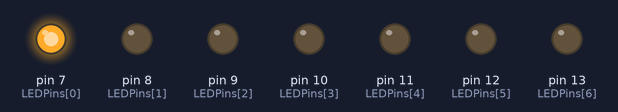
Recording of a sketch running on a simulated Arduino Uno, built with avr-gcc and run on an emulated ATmega328P. On the bench: output pins drawn as LEDs (lit = HIGH).

Above: at 0.5 s.
At 1.5 s:
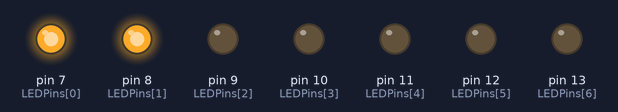
At 5.5 s:
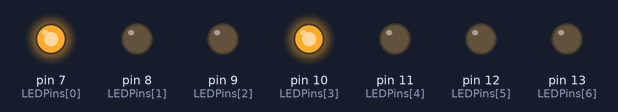
At 9.5 s:
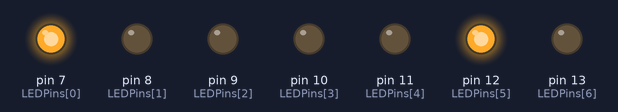
At 13.5 s:
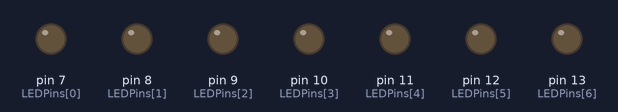
At 17.5 s:
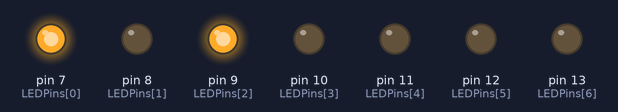
Timing chart, 0 to 18.2 s (numbered marks = the images above):
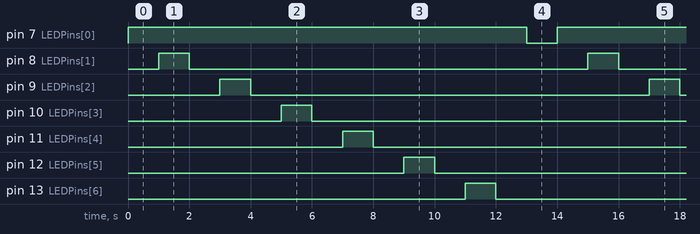

Measured:
- by itself, pin 7 (LEDPins[0]): alternates HIGH for 13.0 s and LOW for 1.0 s
- by itself, pin 8 (LEDPins[1]), pin 9 (LEDPins[2]), pin 10 (LEDPins[3]), pin 11 (LEDPins[4]), pin 12 (LEDPins[5]), pin 13 (LEDPins[6]): alternates HIGH for 1.0 s and LOW for 13.0 s
- by itself, everything shown: repeats every 14.0 s, in 14 steps

The sketch:

RLGLV2_Debug_LED_20230618104816.ino
```cpp
/*
 * Creator:     	Preston Gilmore/KYle Hawthorne
 * Last updated:	13 September 2022/ 21 January 2023
 * Project Name:	Red-Light Green-Light
*/

// constants won't change. They're used here to set pin numbers:
const int gamePowerPin = A1;    // the number of the game on/off Pin
const int gameSelectPin = A3;   // the number of the game select Pin (Game one/two)
const int switchPin = A0; 	    // the number of the Reset Game Switch on Remote
const int buttonPinP1 = 2; 	    // the number of the pushbutton pin - Player 1
const int buttonPinP2 = 5; 	    // the number of the pushbutton pin - Player 2
                                          // Index =>             0                   1                   2                 3                    4                    5                 6
const int LEDPins [7] = {7, 8, 9, 10, 11, 12, 13};    // { Arduino Game Light, Green LED PLayer 1, Yellow LED Player 1, Red LED Player 1, Green LED Player 2, Yellow LED Player 2, Red LED PLayer 2}
const int NumberOfLEDS = (sizeof(LEDPins)/sizeof(LEDPins[0]));

// Game constants
const int distanceToWin = 10000;
const int afterGameWaitTime = 5000;     // 5 Seconds

// Game variables
int P1Wins = 0;
int P2Wins = 0;
int P1Distance = 0;
int P2Distance = 0;
bool didP1Lose = false;
bool didP2Lose = false;
bool isNewGame = true;
int randomDuration = 0;
int gameState = 1;
int previousGameState = 1;


void setup() {
  Serial.begin(9600);
  randomSeed(analogRead(0));

  // initialize the LED pins as outputs:
  for (int i = 0; i < NumberOfLEDS; i++) {
    pinMode(LEDPins[i], OUTPUT);
  }

  // initialize the pushbutton pin as an input:
  pinMode(gamePowerPin, INPUT_PULLUP);
  pinMode(gameSelectPin, INPUT_PULLUP);
  pinMode(switchPin, INPUT_PULLUP);
  pinMode(buttonPinP2, INPUT_PULLUP);
  pinMode(buttonPinP1, INPUT_PULLUP);
}

void loop() {

  // Wait for Game Switch to Be Turned on
  digitalWrite(LEDPins[0], HIGH);
  delay(1000);
  digitalWrite(LEDPins[1], HIGH);
  delay(1000);
  digitalWrite(LEDPins[1], LOW);
  delay(1000);
  digitalWrite(LEDPins[2], HIGH);
  delay(1000);
  digitalWrite(LEDPins[2], LOW);
  delay(1000);
  digitalWrite(LEDPins[3], HIGH);
  delay(1000);
  digitalWrite(LEDPins[3], LOW);
  delay(1000);
  digitalWrite(LEDPins[4], HIGH);
  delay(1000);
  digitalWrite(LEDPins[4], LOW);
  delay(1000);
  digitalWrite(LEDPins[5], HIGH);
  delay(1000);
  digitalWrite(LEDPins[5], LOW);
  delay(1000);
  digitalWrite(LEDPins[6], HIGH);
  delay(1000);
  digitalWrite(LEDPins[6], LOW);
  delay(1000);
  digitalWrite(LEDPins[0], LOW);
  delay(1000);
  if(gamePowerPin == HIGH) {                            // While Game Pin Off....
    for (int i = 0; i < NumberOfLEDS; i++) {            // Turn Off All LED Relays (Leaves on normal light operations)
      digitalWrite(LEDPins[i], LOW);
    }
    P1Wins = 0;                                         // Reset All Game Variables
    P2Wins = 0;
    P1Distance = 0;
    P2Distance = 0;
    didP1Lose = false;
    didP2Lose = false;
    isNewGame = true;
  }
  if(gamePowerPin == LOW) {                              // Is Game turned on?
    digitalWrite(LEDPins[0], HIGH);                      // Turn on Game LED
    gameState = digitalRead(gameSelectPin);              // Read Game Select Switch
    if(gameState != previousGameState) {
      P1Wins = 0;                                        // Reset All Game Variables if Game Changed
      P2Wins = 0;
      P1Distance = 0;
      P2Distance = 0;
      didP1Lose = false;
      didP2Lose = false;
      isNewGame = true;

      previousGameState = gameState;                      // Reset Previous Game State
    }
    /* if (digitalRead(gameSelectPin) == 1) {                             // Game 1 Selected

      // Wait for a user to turn the game switch on
      while(digitalRead(switchPin) == HIGH) {
	      digitalWrite(LEDPins[1], LOW);      // P1 Green On
	      digitalWrite(LEDPins[3], LOW);      // P1 Red On
 	      digitalWrite(LEDPins[4], LOW);      // P2 Green On
	      digitalWrite(LEDPins[6], LOW);      // P2 Red On
	      delay(2000);
	      digitalWrite(LEDPins[1], HIGH);     // P1 Green Off
	      digitalWrite(LEDPins[3], HIGH);     // P1 Red Off
 	      digitalWrite(LEDPins[4], HIGH);     // P2 Green Off
	      digitalWrite(LEDPins[6], HIGH);     // P2 Red Off
	      delay(1000);
      }
      // Start new game
     while(digitalRead(switchPin) == LOW) {
	    // If new game, play the starting sequence
	      if(isNewGame) {
  	     // 1 2 3 Go!!!
  	      for(int i = 0; i < 3; i++) {
	          digitalWrite(LEDPins[3], LOW);      // P1 Red On
            digitalWrite(LEDPins[6], LOW);      // P2 Red On
    	      delay(100);
	          digitalWrite(LEDPins[3], HIGH);     // P1 Red Off
  	        digitalWrite(LEDPins[6], HIGH);     // P2 Red Off
      	    delay(900);
  	      }
  	      isNewGame = false;
  	    }

	      // Green light!!!
	      randomDuration = random(1000, 4000);
  	    for(int i = 0; i < randomDuration; i++) {
    	    digitalWrite(LEDPins[1], LOW);        // P1 Green On
          digitalWrite(LEDPins[4], LOW);        // P2 Green On

  	      // Increase the player distance while their button is held down
  	      if(digitalRead(buttonPinP1) == LOW) {
      	    P1Distance++;
  	      }
  	      if(digitalRead(buttonPinP2) == LOW) {
    	     P2Distance++;
  	      }
  	      if(P1Distance >= distanceToWin || P2Distance >= distanceToWin) {
    	     break;
  	      }
 	 	      delay(1);
	      }

	      // Turn the green light off and give a brief reaction time buffer
	      digitalWrite(LEDPins[1], HIGH);         // P1 Green Off
        digitalWrite(LEDPins[4], HIGH);         // P2 Green Off
	      delay(100);

	      // If game over, display results
	      if(P1Distance >= distanceToWin && P2Distance >= distanceToWin) {
  	      for(int i = 0; i < 3; i++) {
    	      digitalWrite(LEDPins[1], LOW);      // P1 Green On
            digitalWrite(LEDPins[4], LOW);      // P2 Green On
    	      delay(100);
	          digitalWrite(LEDPins[1], HIGH);     // P1 Green Off
            digitalWrite(LEDPins[4], HIGH);     // P2 Green Off
    	      delay(100);
  	      }
  	      P2Wins++;
  	      P1Wins++;
  	      digitalWrite(LEDPins[2], LOW);        // P1 Yellow On
          digitalWrite(LEDPins[5], LOW);        // P2 Yellow On
 	   	    isNewGame = true;
	      }
	      else if(P1Distance >= distanceToWin) {
  	      for(int i = 0; i < 3; i++) {
    	      digitalWrite(LEDPins[1], LOW);      // P1 Green On
            digitalWrite(LEDPins[4], LOW);      // P2 Green On
    	      delay(100);
	          digitalWrite(LEDPins[1], HIGH);     // P1 Green Off
            digitalWrite(LEDPins[4], HIGH);     // P2 Green Off
    	     delay(100);
        	}
          P1Wins++;
  	      digitalWrite(LEDPins[2], LOW);        // P1 Yellow On
 	       	isNewGame = true;
      	}
	      else if(P2Distance >= distanceToWin) {
        	for(int i = 0; i < 3; i++) {
    	     digitalWrite(LEDPins[1], LOW);      // P1 Green On
           digitalWrite(LEDPins[4], LOW);      // P2 Green On
        	  delay(100);
	         digitalWrite(LEDPins[1], HIGH);     // P1 Green Off
           digitalWrite(LEDPins[4], HIGH);     // P2 Green Off
        	  delay(100);
  	      }
        	P2Wins++;
  	      digitalWrite(LEDPins[5], LOW);        // P2 Yellow on
        	isNewGame = true;
	      }

	      // If the game is decided, exit the game loop
	      if(isNewGame) {
          break;
	      }

	      // Red light!!!
	      randomDuration = random(1000, 4000);
	      for(int i = 0; i < randomDuration; i++) {
	        digitalWrite(LEDPins[3], LOW);        // P1 Red On
          digitalWrite(LEDPins[6], LOW);        // P2 Red On

  	      // If a player is still holding down the button they lose
  	      if(digitalRead(buttonPinP1) == LOW) {
    	      didP1Lose = true;
  	      }
  	      if(digitalRead(buttonPinP2) == LOW) {
          	didP2Lose = true;
  	      }

  	      // If either player lost, end the game
  	      if(didP1Lose == true || didP2Lose == true) {
    	      break;
  	      }
 	   	    delay(1);
	      }

	      // Turn the red light off and give a brief reaction time buffer
        digitalWrite(LEDPins[3], HIGH);         // P1 Red Off
        digitalWrite(LEDPins[6], HIGH);         // P2 Red Off
	      delay(100);

	      // If game over, display results
	      if(didP1Lose && didP2Lose) {
  	      for(int i = 0; i < 3; i++) {
	          digitalWrite(LEDPins[3], LOW);      // P1 Red On
  	        digitalWrite(LEDPins[6], LOW);      // P2 Red On
    	      delay(100);
	          digitalWrite(LEDPins[3], HIGH);     // P1 Red Off
  	        digitalWrite(LEDPins[6], HIGH);     // P2 Red Off
    	      delay(100);
    	    }
  	      isNewGame = true;
	      }
	      else if(didP1Lose) {
  	      for(int i = 0; i < 3; i++) {
	          digitalWrite(LEDPins[3], LOW);      // P1 Red On
  	        digitalWrite(LEDPins[6], LOW);      // P2 Red On
    	      delay(100);
	          digitalWrite(LEDPins[3], HIGH);     // P1 Red Off
  	        digitalWrite(LEDPins[6], HIGH);     // P2 Red Off
    	      delay(100);
  	      }
  	      P2Wins++;
  	      digitalWrite(LEDPins[5], LOW);        // P2 Yellow On
    	    isNewGame = true;
	      }
	      else if(didP2Lose) {
  	      for(int i = 0; i < 3; i++) {
	          digitalWrite(LEDPins[3], LOW);      // P1 Red On
  	        digitalWrite(LEDPins[6], LOW);      // P2 Red On
    	      delay(100);
	          digitalWrite(LEDPins[3], HIGH);     // P1 Red Off
  	        digitalWrite(LEDPins[6], HIGH);     // P2 Red Off
    	      delay(100);
    	    }
        	P1Wins++;
  	      digitalWrite(LEDPins[2], LOW);        // P1 Yellow On
    	    isNewGame = true;
  	    }

	      //If the game is decided, exit the game loop
	      if(isNewGame) {
  	      break;
	      }
      } //End of the game loop

      //Reset game values
      P1Distance = 0;
      P2Distance = 0;
      didP1Lose = false;
      didP2Lose = false;
      isNewGame = true;

      //Wait for the user to turn the game switch off
      while(digitalRead(switchPin) == LOW) {
	      delay(1);
      }

      //Turn off All LEDs (Keep Game Power Light On)
      for (int i = 0; i < NumberOfLEDS; i++) {
       digitalWrite(LEDPins[i], HIGH);
      }
      delay(1000);

      //Blink each corresponding LED to the amount of wins that player has
      for(int i = 0; i < P1Wins || i < P2Wins; i++) {
	      if(i < P1Wins) {
  	      digitalWrite(LEDPins[2], LOW);      // P1 Yellow on
	      }
	      if(i < P2Wins) {
  	      digitalWrite(LEDPins, LOW);         // P2 Yellow On
	      }
  	    delay(100);
        for (int i = 0; i < NumberOfLEDS; i++) {    // Turn off LEDS
          digitalWrite(LEDPins[i], HIGH);
        }
	      delay(900);
      }
    }
    if(digitalRead(gameSelectPin) == 0) {                        // Game 2 Selected

    // Wait for a user to turn the game switch on
      while(digitalRead(switchPin) == HIGH) {
	      digitalWrite(LEDPins[1], LOW);      // P1 Green On
	      digitalWrite(LEDPins[3], LOW);      // P1 Red On
 	      digitalWrite(LEDPins[4], LOW);      // P2 Green On
	      digitalWrite(LEDPins[6], LOW);      // P2 Red On
	      delay(2000);
	      digitalWrite(LEDPins[1], HIGH);     // P1 Green Off
	      digitalWrite(LEDPins[3], HIGH);     // P1 Red Off
 	      digitalWrite(LEDPins[4], HIGH);     // P2 Green Off
	      digitalWrite(LEDPins[6], HIGH);     // P2 Red Off
	      delay(1000);
      }
      // Start new game
     while(digitalRead(switchPin) == LOW) {
	    // If new game, play the starting sequence
	      if(isNewGame) {
  	     // 1 2 3 Go!!!
  	      for(int i = 0; i < 3; i++) {
	          digitalWrite(LEDPins[3], LOW);      // P1 Red On
            digitalWrite(LEDPins[6], LOW);      // P2 Red On
    	      delay(100);
	          digitalWrite(LEDPins[3], HIGH);     // P1 Red Off
  	        digitalWrite(LEDPins[6], HIGH);     // P2 Red Off
      	    delay(900);
  	      }
  	      isNewGame = false;
  	    }

	      // Green light!!!
	      randomDuration = random(1000, 4000);
  	    for(int i = 0; i < randomDuration; i++) {
    	    digitalWrite(LEDPins[1], LOW);        // P1 Green On
          digitalWrite(LEDPins[4], LOW);        // P2 Green On

  	      // Check to See if a player has hit the button
  	      if(digitalRead(buttonPinP1) == LOW) {
      	    if(P2Distance >= distanceToWin) {
              P1Distance = 0;
            } else {
              P1Distance = distanceToWin;
            }
  	      }
  	      if(digitalRead(buttonPinP2) == LOW) {
    	      if(P1Distance >= distanceToWin) {
              P2Distance = 0;
            } else {
              P2Distance = distanceToWin;
            }
  	      }
  	      if(P1Distance >= distanceToWin || P2Distance >= distanceToWin) {
    	     break;
  	      }
 	 	      delay(1);
	      }

	      // Turn the green light off and give a brief reaction time buffer
	      digitalWrite(LEDPins[1], HIGH);         // P1 Green Off
        digitalWrite(LEDPins[4], HIGH);         // P2 Green Off
	      delay(100);

	      // If game over, display results
	      if(P1Distance >= distanceToWin && P2Distance >= distanceToWin) {
  	      for(int i = 0; i < 3; i++) {
    	      digitalWrite(LEDPins[1], LOW);      // P1 Green On
            digitalWrite(LEDPins[4], LOW);      // P2 Green On
    	      delay(100);
	          digitalWrite(LEDPins[1], HIGH);     // P1 Green Off
            digitalWrite(LEDPins[4], HIGH);     // P2 Green Off
    	      delay(100);
  	      }
  	      P2Wins++;
  	      P1Wins++;
  	      digitalWrite(LEDPins[2], LOW);        // P1 Yellow On
          digitalWrite(LEDPins[5], LOW);        // P2 Yellow On
 	   	    isNewGame = true;
	      }
	      else if(P1Distance >= distanceToWin) {
  	      for(int i = 0; i < 3; i++) {
    	      digitalWrite(LEDPins[1], LOW);      // P1 Green On
            digitalWrite(LEDPins[4], LOW);      // P2 Green On
    	      delay(100);
	          digitalWrite(LEDPins[1], HIGH);     // P1 Green Off
            digitalWrite(LEDPins[4], HIGH);     // P2 Green Off
    	     delay(100);
        	}
          P1Wins++;
  	      digitalWrite(LEDPins[2], LOW);        // P1 Yellow On
 	       	isNewGame = true;
      	}
	      else if(P2Distance >= distanceToWin) {
        	for(int i = 0; i < 3; i++) {
    	     digitalWrite(LEDPins[1], LOW);      // P1 Green On
           digitalWrite(LEDPins[4], LOW);      // P2 Green On
        	  delay(100);
	         digitalWrite(LEDPins[1], HIGH);     // P1 Green Off
           digitalWrite(LEDPins[4], HIGH);     // P2 Green Off
        	  delay(100);
  	      }
        	P2Wins++;
  	      digitalWrite(LEDPins[5], LOW);        // P2 Yellow on
        	isNewGame = true;
	      }

	      // If the game is decided, exit the game loop
	      if(isNewGame) {
          break;
	      }

	      // Red light!!!
	      randomDuration = random(1000, 4000);
	      for(int i = 0; i < randomDuration; i++) {
	        digitalWrite(LEDPins[3], LOW);        // P1 Red On
          digitalWrite(LEDPins[6], LOW);        // P2 Red On

  	      // If a player is still holding down the button they lose
  	      if(digitalRead(buttonPinP1) == LOW) {
    	      didP1Lose = true;
  	      }
  	      if(digitalRead(buttonPinP2) == LOW) {
          	didP2Lose = true;
  	      }

  	      // If either player lost, end the game
  	      if(didP1Lose == true || didP2Lose == true) {
    	      break;
  	      }
 	   	    delay(1);
	      }

	      // Turn the red light off and give a brief reaction time buffer
        digitalWrite(LEDPins[3], HIGH);         // P1 Red Off
        digitalWrite(LEDPins[6], HIGH);         // P2 Red Off
	      delay(100);

	      // If game over, display results
	      if(didP1Lose && didP2Lose) {
  	      for(int i = 0; i < 3; i++) {
	          digitalWrite(LEDPins[3], LOW);      // P1 Red On
  	        digitalWrite(LEDPins[6], LOW);      // P2 Red On
    	      delay(100);
	          digitalWrite(LEDPins[3], HIGH);     // P1 Red Off
  	        digitalWrite(LEDPins[6], HIGH);     // P2 Red Off
    	      delay(100);
    	    }
  	      isNewGame = true;
	      }
	      else if(didP1Lose) {
  	      for(int i = 0; i < 3; i++) {
	          digitalWrite(LEDPins[3], LOW);      // P1 Red On
  	        digitalWrite(LEDPins[6], LOW);      // P2 Red On
    	      delay(100);
	          digitalWrite(LEDPins[3], HIGH);     // P1 Red Off
  	        digitalWrite(LEDPins[6], HIGH);     // P2 Red Off
    	      delay(100);
  	      }
  	      P2Wins++;
  	      digitalWrite(LEDPins[5], LOW);        // P2 Yellow On
    	    isNewGame = true;
	      }
	      else if(didP2Lose) {
  	      for(int i = 0; i < 3; i++) {
	          digitalWrite(LEDPins[3], LOW);      // P1 Red On
  	        digitalWrite(LEDPins[6], LOW);      // P2 Red On
    	      delay(100);
	          digitalWrite(LEDPins[3], HIGH);     // P1 Red Off
  	        digitalWrite(LEDPins[6], HIGH);     // P2 Red Off
    	      delay(100);
    	    }
        	P1Wins++;
  	      digitalWrite(LEDPins[2], LOW);        // P1 Yellow On
    	    isNewGame = true;
  	    }

	      //If the game is decided, exit the game loop
	      if(isNewGame) {
  	      break;
	      }
      } //End of the game loop

      //Reset game values
      P1Distance = 0;
      P2Distance = 0;
      didP1Lose = false;
      didP2Lose = false;
      isNewGame = true;

      //Wait for the user to turn the game switch off
      while(digitalRead(switchPin) == LOW) {
	      delay(1);
      }

      //Turn off All LEDs
      for (int i = 0; i < NumberOfLEDS; i++) {
       digitalWrite(LEDPins[i], HIGH);
      }
      delay(1000);

      //Blink each corresponding LED to the amount of wins that player has
      for(int i = 0; i < P1Wins || i < P2Wins; i++) {
	      if(i < P1Wins) {
  	      digitalWrite(LEDPins[2], LOW);      // P1 Yellow on
	      }
	      if(i < P2Wins) {
  	      digitalWrite(LEDPins, LOW);         // P2 Yellow On
	      }
  	    delay(100);
        for (int i = 0; i < NumberOfLEDS; i++) {    // Turn off LEDS
          digitalWrite(LEDPins[i], HIGH);
        }
	      delay(900);
      }
    } */
  }
}
```
